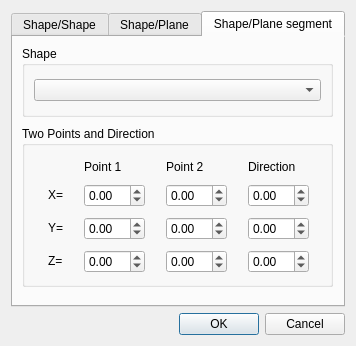
<?xml version="1.0" encoding="UTF-8"?>
<ui version="4.0">
 <class>TIGLViewerShapeIntersectionDialog</class>
 <widget class="QDialog" name="TIGLViewerShapeIntersectionDialog">
  <property name="geometry">
   <rect>
    <x>0</x>
    <y>0</y>
    <width>356</width>
    <height>346</height>
   </rect>
  </property>
  <property name="windowTitle">
   <string>Define intersection</string>
  </property>
  <layout class="QVBoxLayout" name="verticalLayout">
   <item>
    <widget class="QTabWidget" name="TabView">
     <property name="sizePolicy">
      <sizepolicy hsizetype="Preferred" vsizetype="Preferred">
       <horstretch>0</horstretch>
       <verstretch>0</verstretch>
      </sizepolicy>
     </property>
     <property name="currentIndex">
      <number>2</number>
     </property>
     <widget class="QWidget" name="tabSS">
      <attribute name="title">
       <string>Shape/Shape</string>
      </attribute>
      <layout class="QVBoxLayout" name="verticalLayout_4">
       <item>
        <widget class="QGroupBox" name="groupBox_3">
         <property name="title">
          <string>Shape1</string>
         </property>
         <layout class="QVBoxLayout" name="verticalLayout_5">
          <item>
           <widget class="QComboBox" name="shape1Combo"/>
          </item>
         </layout>
        </widget>
       </item>
       <item>
        <widget class="QGroupBox" name="groupBox_4">
         <property name="title">
          <string>Shape2</string>
         </property>
         <layout class="QVBoxLayout" name="verticalLayout_6">
          <item>
           <widget class="QComboBox" name="shape2Combo"/>
          </item>
         </layout>
        </widget>
       </item>
       <item>
        <spacer name="verticalSpacer">
         <property name="orientation">
          <enum>Qt::Vertical</enum>
         </property>
         <property name="sizeHint" stdset="0">
          <size>
           <width>20</width>
           <height>40</height>
          </size>
         </property>
        </spacer>
       </item>
      </layout>
     </widget>
     <widget class="QWidget" name="tabSP">
      <attribute name="title">
       <string>Shape/Plane</string>
      </attribute>
      <layout class="QVBoxLayout" name="verticalLayout_3">
       <item>
        <widget class="QGroupBox" name="groupBox_2">
         <property name="title">
          <string>Shape</string>
         </property>
         <layout class="QVBoxLayout" name="verticalLayout_2">
          <item>
           <widget class="QComboBox" name="shapeCombo"/>
          </item>
         </layout>
        </widget>
       </item>
       <item>
        <widget class="QGroupBox" name="groupBox">
         <property name="title">
          <string>Plane</string>
         </property>
         <layout class="QGridLayout" name="gridLayout">
          <item row="0" column="1">
           <widget class="QLabel" name="label_7">
            <property name="text">
             <string>Point</string>
            </property>
            <property name="alignment">
             <set>Qt::AlignCenter</set>
            </property>
           </widget>
          </item>
          <item row="0" column="2">
           <widget class="QLabel" name="label_8">
            <property name="text">
             <string>Normal</string>
            </property>
            <property name="alignment">
             <set>Qt::AlignCenter</set>
            </property>
           </widget>
          </item>
          <item row="1" column="0">
           <widget class="QLabel" name="label_4">
            <property name="sizePolicy">
             <sizepolicy hsizetype="Maximum" vsizetype="Maximum">
              <horstretch>0</horstretch>
              <verstretch>0</verstretch>
             </sizepolicy>
            </property>
            <property name="text">
             <string>X=</string>
            </property>
           </widget>
          </item>
          <item row="1" column="1">
           <widget class="QDoubleSpinBox" name="pxSB">
            <property name="minimum">
             <double>-99.000000000000000</double>
            </property>
           </widget>
          </item>
          <item row="1" column="2">
           <widget class="QDoubleSpinBox" name="nxSB">
            <property name="minimum">
             <double>-99.000000000000000</double>
            </property>
           </widget>
          </item>
          <item row="2" column="0">
           <widget class="QLabel" name="label_5">
            <property name="text">
             <string>Y=</string>
            </property>
           </widget>
          </item>
          <item row="2" column="1">
           <widget class="QDoubleSpinBox" name="pySB">
            <property name="minimum">
             <double>-99.000000000000000</double>
            </property>
           </widget>
          </item>
          <item row="2" column="2">
           <widget class="QDoubleSpinBox" name="nySB">
            <property name="minimum">
             <double>-99.000000000000000</double>
            </property>
           </widget>
          </item>
          <item row="3" column="0">
           <widget class="QLabel" name="label_6">
            <property name="text">
             <string>Z=</string>
            </property>
           </widget>
          </item>
          <item row="3" column="1">
           <widget class="QDoubleSpinBox" name="pzSB">
            <property name="minimum">
             <double>-99.000000000000000</double>
            </property>
           </widget>
          </item>
          <item row="3" column="2">
           <widget class="QDoubleSpinBox" name="nzSB">
            <property name="minimum">
             <double>-99.000000000000000</double>
            </property>
           </widget>
          </item>
         </layout>
        </widget>
       </item>
      </layout>
     </widget>
     <widget class="QWidget" name="tabSPS">
      <attribute name="title">
       <string>Shape/Plane segment</string>
      </attribute>
      <widget class="QGroupBox" name="groupBox_5">
       <property name="geometry">
        <rect>
         <x>9</x>
         <y>9</y>
         <width>311</width>
         <height>71</height>
        </rect>
       </property>
       <property name="title">
        <string>Shape</string>
       </property>
       <layout class="QHBoxLayout" name="horizontalLayout">
        <item>
         <widget class="QComboBox" name="shapeComboS"/>
        </item>
       </layout>
      </widget>
      <widget class="QGroupBox" name="groupBox_6">
       <property name="geometry">
        <rect>
         <x>9</x>
         <y>89</y>
         <width>311</width>
         <height>161</height>
        </rect>
       </property>
       <property name="title">
        <string>Two Points and Direction</string>
       </property>
       <widget class="QWidget" name="">
        <property name="geometry">
         <rect>
          <x>11</x>
          <y>30</y>
          <width>291</width>
          <height>121</height>
         </rect>
        </property>
        <layout class="QGridLayout" name="gridLayout_4">
         <item row="0" column="1">
          <widget class="QLabel" name="label_23">
           <property name="sizePolicy">
            <sizepolicy hsizetype="Maximum" vsizetype="Maximum">
             <horstretch>0</horstretch>
             <verstretch>0</verstretch>
            </sizepolicy>
           </property>
           <property name="text">
            <string>Point 1</string>
           </property>
          </widget>
         </item>
         <item row="0" column="2">
          <widget class="QLabel" name="label_24">
           <property name="sizePolicy">
            <sizepolicy hsizetype="Maximum" vsizetype="Maximum">
             <horstretch>0</horstretch>
             <verstretch>0</verstretch>
            </sizepolicy>
           </property>
           <property name="text">
            <string>Point 2</string>
           </property>
          </widget>
         </item>
         <item row="0" column="3">
          <widget class="QLabel" name="label_26">
           <property name="sizePolicy">
            <sizepolicy hsizetype="Maximum" vsizetype="Maximum">
             <horstretch>0</horstretch>
             <verstretch>0</verstretch>
            </sizepolicy>
           </property>
           <property name="text">
            <string>Direction</string>
           </property>
          </widget>
         </item>
         <item row="1" column="0">
          <widget class="QLabel" name="label_9">
           <property name="sizePolicy">
            <sizepolicy hsizetype="Maximum" vsizetype="Maximum">
             <horstretch>0</horstretch>
             <verstretch>0</verstretch>
            </sizepolicy>
           </property>
           <property name="text">
            <string>X=</string>
           </property>
          </widget>
         </item>
         <item row="1" column="1">
          <widget class="QDoubleSpinBox" name="p1xSB">
           <property name="minimum">
            <double>-99.000000000000000</double>
           </property>
          </widget>
         </item>
         <item row="1" column="2">
          <widget class="QDoubleSpinBox" name="p2xSB">
           <property name="minimum">
            <double>-99.000000000000000</double>
           </property>
          </widget>
         </item>
         <item row="1" column="3">
          <widget class="QDoubleSpinBox" name="wxSB">
           <property name="minimum">
            <double>-99.000000000000000</double>
           </property>
          </widget>
         </item>
         <item row="2" column="0">
          <widget class="QLabel" name="label_22">
           <property name="sizePolicy">
            <sizepolicy hsizetype="Maximum" vsizetype="Maximum">
             <horstretch>0</horstretch>
             <verstretch>0</verstretch>
            </sizepolicy>
           </property>
           <property name="text">
            <string>Y=</string>
           </property>
          </widget>
         </item>
         <item row="2" column="1">
          <widget class="QDoubleSpinBox" name="p1ySB">
           <property name="minimum">
            <double>-99.000000000000000</double>
           </property>
          </widget>
         </item>
         <item row="2" column="2">
          <widget class="QDoubleSpinBox" name="p2ySB">
           <property name="minimum">
            <double>-99.000000000000000</double>
           </property>
          </widget>
         </item>
         <item row="2" column="3">
          <widget class="QDoubleSpinBox" name="wySB">
           <property name="minimum">
            <double>-99.000000000000000</double>
           </property>
          </widget>
         </item>
         <item row="3" column="0">
          <widget class="QLabel" name="label_25">
           <property name="sizePolicy">
            <sizepolicy hsizetype="Maximum" vsizetype="Maximum">
             <horstretch>0</horstretch>
             <verstretch>0</verstretch>
            </sizepolicy>
           </property>
           <property name="text">
            <string>Z=</string>
           </property>
          </widget>
         </item>
         <item row="3" column="1">
          <widget class="QDoubleSpinBox" name="p1zSB">
           <property name="minimum">
            <double>-99.000000000000000</double>
           </property>
          </widget>
         </item>
         <item row="3" column="2">
          <widget class="QDoubleSpinBox" name="p2zSB">
           <property name="minimum">
            <double>-99.000000000000000</double>
           </property>
          </widget>
         </item>
         <item row="3" column="3">
          <widget class="QDoubleSpinBox" name="wzSB">
           <property name="minimum">
            <double>-99.000000000000000</double>
           </property>
          </widget>
         </item>
        </layout>
       </widget>
      </widget>
     </widget>
    </widget>
   </item>
   <item>
    <widget class="QDialogButtonBox" name="buttonBox">
     <property name="orientation">
      <enum>Qt::Horizontal</enum>
     </property>
     <property name="standardButtons">
      <set>QDialogButtonBox::Cancel|QDialogButtonBox::Ok</set>
     </property>
    </widget>
   </item>
  </layout>
 </widget>
 <tabstops>
  <tabstop>TabView</tabstop>
  <tabstop>shapeComboS</tabstop>
  <tabstop>p1xSB</tabstop>
  <tabstop>p1ySB</tabstop>
  <tabstop>p1zSB</tabstop>
  <tabstop>p2xSB</tabstop>
  <tabstop>p2ySB</tabstop>
  <tabstop>p2zSB</tabstop>
  <tabstop>wxSB</tabstop>
  <tabstop>wySB</tabstop>
  <tabstop>wzSB</tabstop>
  <tabstop>shape2Combo_2</tabstop>
  <tabstop>shapeCombo</tabstop>
  <tabstop>shapeCombo_2</tabstop>
  <tabstop>pxSB_2</tabstop>
  <tabstop>nxSB_2</tabstop>
  <tabstop>pySB_2</tabstop>
  <tabstop>nySB_2</tabstop>
  <tabstop>pzSB_2</tabstop>
  <tabstop>nzSB_2</tabstop>
  <tabstop>comboBox_2</tabstop>
  <tabstop>shape1Combo_3</tabstop>
  <tabstop>shape2Combo_3</tabstop>
  <tabstop>shapeCombo_3</tabstop>
  <tabstop>pxSB_3</tabstop>
  <tabstop>nxSB_3</tabstop>
  <tabstop>pySB_3</tabstop>
  <tabstop>nySB_3</tabstop>
  <tabstop>pzSB_3</tabstop>
  <tabstop>nzSB_3</tabstop>
  <tabstop>comboBox_3</tabstop>
  <tabstop>shape1Combo</tabstop>
  <tabstop>pzSB</tabstop>
  <tabstop>nzSB</tabstop>
  <tabstop>pxSB</tabstop>
  <tabstop>nxSB</tabstop>
  <tabstop>shape2Combo</tabstop>
  <tabstop>pySB</tabstop>
  <tabstop>nySB</tabstop>
  <tabstop>shape1Combo_2</tabstop>
  <tabstop>p1xSB_2</tabstop>
  <tabstop>p2xSB_2</tabstop>
  <tabstop>wxSB_2</tabstop>
  <tabstop>p1ySB_2</tabstop>
  <tabstop>p2ySB_2</tabstop>
  <tabstop>wySB_2</tabstop>
  <tabstop>p1zSB_2</tabstop>
  <tabstop>p2zSB_2</tabstop>
  <tabstop>wzSB_2</tabstop>
 </tabstops>
 <resources/>
 <connections>
  <connection>
   <sender>buttonBox</sender>
   <signal>accepted()</signal>
   <receiver>TIGLViewerShapeIntersectionDialog</receiver>
   <slot>accept()</slot>
   <hints>
    <hint type="sourcelabel">
     <x>248</x>
     <y>254</y>
    </hint>
    <hint type="destinationlabel">
     <x>157</x>
     <y>274</y>
    </hint>
   </hints>
  </connection>
  <connection>
   <sender>buttonBox</sender>
   <signal>rejected()</signal>
   <receiver>TIGLViewerShapeIntersectionDialog</receiver>
   <slot>reject()</slot>
   <hints>
    <hint type="sourcelabel">
     <x>293</x>
     <y>265</y>
    </hint>
    <hint type="destinationlabel">
     <x>286</x>
     <y>274</y>
    </hint>
   </hints>
  </connection>
 </connections>
</ui>
